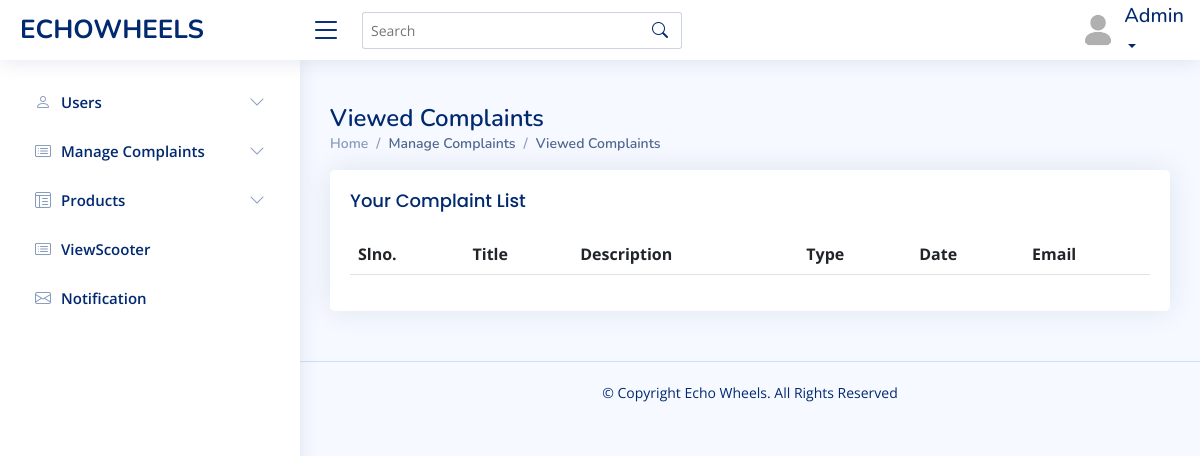
Page /admin/viewedcomplaint.php on the earlier database version.
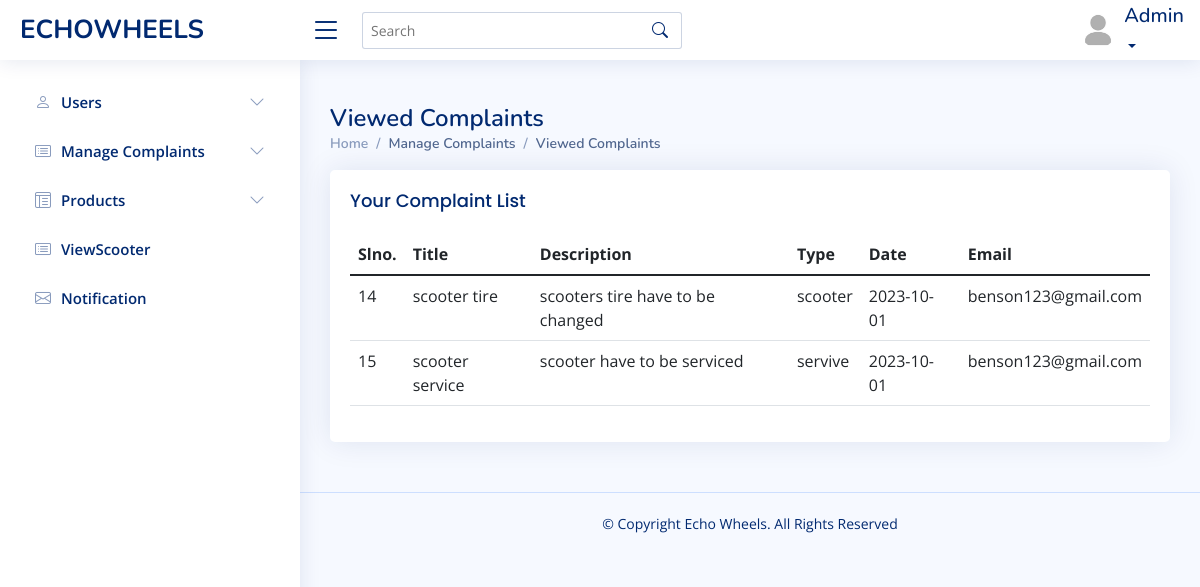
Same page on the later database version.
### tables this page shows
CREATE TABLE `complaint` (
  `complaint_id` int(40) NOT NULL,
  `title` varchar(40) NOT NULL,
  `description` varchar(200) NOT NULL,
  `type` varchar(10) NOT NULL,
  `date` date NOT NULL,
  `email_id` varchar(50) NOT NULL,
  `reply` varchar(10) NOT NULL
);

### connect.php (called while the page is built, shortened)
<?php
$dbname="echowheels";
$conn=mysqli_connect("localhost","root","",$dbname);
function select_data($sql)
{
  global $conn;
  $res = mysqli_query($conn, $sql);
  if ($res)
    return $res;
  else
    return False;
}
?>

### admin/viewedcomplaint.php (the view, shortened to what this page needs)
<?php
include("header.php");
?>
  <main id="main" class="main">
    <div class="pagetitle">
      <h1>Viewed Complaints</h1>
      <nav>
        <ol class="breadcrumb">
          <li class="breadcrumb-item"><a href="activeuser.php">Home</a></li>
          <li class="breadcrumb-item active">Manage Complaints</li>
          <li class="breadcrumb-item active">Viewed Complaints</li>
        </ol>
      </nav>
    </div>
    <div class="card">
          <div class="card-body">
            <h5 class="card-title">
            Your Complaint List
            </h5>
    <section class="section dashboard">
      <div class="row">
      <section class="section">
      <div class="row">
        <div class="col-lg-12">
              <table class="table datatable">
                <thead>
                  <tr>
                    <th scope="col">Slno.</th>
                    <th scope="col">Title</th>
                    <th scope="col">Description</th>
                    <th scope="col">Type</th>
                    <th scope="col">Date</th>
                    <th scope="col">Email</th>
                  </tr>
                </thead>
                <tbody>
                <?php
               $sql = "SELECT * FROM complaint where  reply='1' ";
                $data=select_data($sql);
                while ($row = mysqli_fetch_assoc($data)) {
                  ?>
                  <tr>
                  <td><?php echo  $row['complaint_id'] ?></td>
                 <td><?php echo  $row['title'] ?></td>
                 <td> <?php echo $row['description'] ?></td>
                 <td><?php echo $row['type'] ?></td>
                 <td><?php echo $row['date']?></td>
                 <td> <?php echo $row['email_id']  ?></td>
                  <?php
                  }
                  ?>
                </tbody>
              </table>
            </div>
          </div>
        </div>
      </div>
  </main>

### admin/header.php (shortened to what this page needs)
<?php
require("../connect.php");
   ?>
<!DOCTYPE html>
<html lang="en">
<head>
  <link href="assets/vendor/bootstrap/css/bootstrap.min.css" rel="stylesheet">
  <link href="assets/vendor/bootstrap-icons/bootstrap-icons.css" rel="stylesheet">
  <link href="assets/vendor/boxicons/css/boxicons.min.css" rel="stylesheet">
  <link href="assets/vendor/quill/quill.snow.css" rel="stylesheet">
  <link href="assets/vendor/quill/quill.bubble.css" rel="stylesheet">
  <link href="assets/vendor/remixicon/remixicon.css" rel="stylesheet">
  <link href="assets/vendor/simple-datatables/style.css" rel="stylesheet">
  <link href="assets/css/style.css" rel="stylesheet">
</head>
<body>
  <header id="header" class="header fixed-top d-flex align-items-center">
    <div class="d-flex align-items-center justify-content-between">
      <a href="index.php" class="logo d-flex align-items-center">
        <span class="d-none d-lg-block">ECHOWHEELS </span>
      </a>
      <i class="bi bi-list toggle-sidebar-btn"></i>
    </div>
    <div class="search-bar">
      <form class="search-form d-flex align-items-center" method="POST" action="#">
        <input type="text" name="query" placeholder="Search" title="Enter search keyword">
        <button type="submit" title="Search"><i class="bi bi-search"></i></button>
      </form>
    </div>
    <nav class="header-nav ms-auto">
      <ul class="d-flex align-items-center">
        <li class="nav-item dropdown pe-3">
          <a class="nav-link nav-profile d-flex align-items-center pe-0" href="#" data-bs-toggle="dropdown">
            <img src="assets/img/profileimg.jpg" alt="Profile" class="rounded-circle">
            <span class="d-none d-md-block dropdown-toggle ps-2"><h5>Admin</h5></span>
          </a>
        </li>
      </ul>
    </nav>
  </header>
  <aside id="sidebar" class="sidebar">
    <ul class="sidebar-nav" id="sidebar-nav">
      <li class="nav-item">
        <a class="nav-link collapsed" data-bs-target="#charts-nav" data-bs-toggle="collapse" href="#">
          <i class="bi bi-person"></i><span>Users</span><i class="bi bi-chevron-down ms-auto"></i>
        </a>
      </li>
      <li class="nav-item">
        <a class="nav-link collapsed" data-bs-target="#icons-nav" data-bs-toggle="collapse" href="#">
          <i class="bi bi-card-list"></i><span>Manage Complaints</span><i class="bi bi-chevron-down ms-auto"></i>
        </a>
      </li>
      <li class="nav-item">
        <a class="nav-link collapsed" data-bs-target="#tables-nav" data-bs-toggle="collapse" href="#">
          <i class="bi bi-layout-text-window-reverse"></i><span>Products</span><i class="bi bi-chevron-down ms-auto"></i>
        </a>
      </li>
      <li class="nav-item">
        <a class="nav-link collapsed" href=./viewscooter.php>
        <i class="bi bi-card-list"></i>
          <span>ViewScooter</span>
        </a>
      </li>
      <li class="nav-item">
        <a class="nav-link collapsed" href=./complaint.php>
          <i class="bi bi-envelope"></i>
          <span>Notification</span>
        </a>
      </li>
    </ul>
  </aside>

### admin/assets/css/style.css (style rules this page uses)
:root { scroll-behavior: smooth; }
body { font-family: "Open Sans", sans-serif; background: #f6f9ff; color: #444444; }
a { color: #4154f1; text-decoration: none; }
h1, h2, h3, h4, h5, h6 { font-family: "Nunito", sans-serif; }
#main { margin-top: 60px; padding: 20px 30px; transition: all 0.3s; }
.pagetitle { margin-bottom: 10px; }
.pagetitle h1 { font-size: 24px; margin-bottom: 0; font-weight: 600; color: #012970; }
.card { margin-bottom: 30px; border: none; border-radius: 5px; box-shadow: 0px 0 30px rgba(1, 41, 112, 0.1); }
.card-title { padding: 20px 0 15px 0; font-size: 18px; font-weight: 500; color: #012970; font-family: "Poppins", sans-serif; }
.card-body { padding: 0 20px 20px 20px; }
.breadcrumb { font-size: 14px; font-family: "Nunito", sans-serif; color: #899bbd; font-weight: 600; }
.breadcrumb a { color: #899bbd; transition: 0.3s; }
.breadcrumb .breadcrumb-item::before { color: #899bbd; }
.breadcrumb .active { color: #51678f; font-weight: 600; }
.logo { line-height: 1; }
@media (min-width: 1200px) { .logo { width: 280px; } }
.logo span { font-size: 26px; font-weight: 700; color: #012970; font-family: "Nunito", sans-serif; }
.header { transition: all 0.5s; z-index: 997; height: 60px; box-shadow: 0px 2px 20px rgba(1, 41, 112, 0.1); background-color: #fff; padding-left: 20px; }
.header .toggle-sidebar-btn { font-size: 32px; padding-left: 10px; cursor: pointer; color: #012970; }
.header .search-bar { min-width: 360px; padding: 0 20px; }
.header .search-form { width: 100%; }
.header .search-form input { border: 0; font-size: 14px; color: #012970; border: 1px solid rgba(1, 41, 112, 0.2); padding: 7px 38px 7px 8px; border-radius: 3px; transition: 0.3s; width: 100%; }
.header .search-form button { border: 0; padding: 0; margin-left: -30px; background: none; }
.header .search-form button i { color: #012970; }
.header-nav ul { list-style: none; }
.header-nav > ul { margin: 0; padding: 0; }
.header-nav .nav-profile { color: #012970; }
.header-nav .nav-profile img { max-height: 36px; }
.header-nav .nav-profile span { font-size: 14px; font-weight: 600; }
.sidebar { position: fixed; top: 60px; left: 0; bottom: 0; width: 300px; z-index: 996; transition: all 0.3s; padding: 20px; overflow-y: auto; scrollbar-width: thin; scrollbar-color: #aab7cf transparent; box-shadow: 0px 0px 20px rgba(1, 41, 112, 0.1); background-color: #fff; }
@media (min-width: 1200px) { #main, #footer { margin-left: 300px; } }
.sidebar-nav { padding: 0; margin: 0; list-style: none; }
.sidebar-nav li { padding: 0; margin: 0; list-style: none; }
.sidebar-nav .nav-item { margin-bottom: 5px; }
.sidebar-nav .nav-link { display: flex; align-items: center; font-size: 15px; font-weight: 600; color: #4154f1; transition: 0.3; background: #f6f9ff; padding: 10px 15px; border-radius: 4px; }
.sidebar-nav .nav-link i { font-size: 16px; margin-right: 10px; color: #4154f1; }
.sidebar-nav .nav-link.collapsed { color: #012970; background: #fff; }
.sidebar-nav .nav-link.collapsed i { color: #899bbd; }
.sidebar-nav .nav-link .bi-chevron-down { margin-right: 0; transition: transform 0.2s ease-in-out; }
.footer { padding: 20px 0; font-size: 14px; transition: all 0.3s; border-top: 1px solid #cddfff; }
.footer .copyright { text-align: center; color: #012970; }
.footer .credits { padding-top: 5px; text-align: center; font-size: 13px; color: #012970; }

Differences in the rows shown:
added complaint: complaint_id "14", title "scooter tire", description "scooters tire have to be changed", type "scooter", date "2023-10-01", email "benson123@gmail.com"
added complaint: complaint_id "15", title "scooter service", description "scooter have to be serviced", type "servive", date "2023-10-01", email "benson123@gmail.com"
